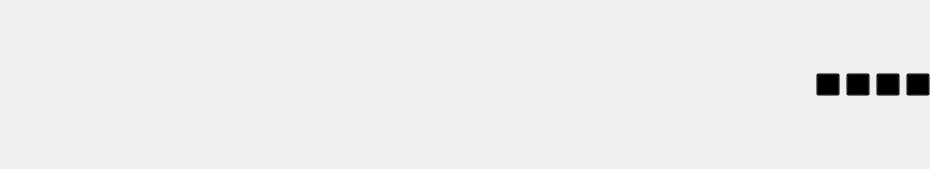
<?xml version="1.0" encoding="UTF-8"?>
<ui version="4.0">
 <class>TitleBar</class>
 <widget class="QWidget" name="TitleBar">
  <property name="geometry">
   <rect>
    <x>0</x>
    <y>0</y>
    <width>930</width>
    <height>169</height>
   </rect>
  </property>
  <property name="minimumSize">
   <size>
    <width>0</width>
    <height>0</height>
   </size>
  </property>
  <property name="focusPolicy">
   <enum>Qt::ClickFocus</enum>
  </property>
  <property name="windowTitle">
   <string>Form</string>
  </property>
  <property name="styleSheet">
   <string notr="true"/>
  </property>
  <layout class="QHBoxLayout" name="horizontalLayout">
   <property name="spacing">
    <number>6</number>
   </property>
   <property name="leftMargin">
    <number>0</number>
   </property>
   <property name="topMargin">
    <number>0</number>
   </property>
   <property name="rightMargin">
    <number>0</number>
   </property>
   <property name="bottomMargin">
    <number>0</number>
   </property>
   <item>
    <widget class="QLabel" name="label_logo">
     <property name="toolTip">
      <string>首页图标</string>
     </property>
     <property name="text">
      <string/>
     </property>
     <property name="pixmap">
      <pixmap resource="../resource.qrc">:/asset/Home/logo.png</pixmap>
     </property>
    </widget>
   </item>
   <item>
    <spacer name="horizontalSpacer">
     <property name="orientation">
      <enum>Qt::Horizontal</enum>
     </property>
     <property name="sizeHint" stdset="0">
      <size>
       <width>40</width>
       <height>20</height>
      </size>
     </property>
    </spacer>
   </item>
   <item>
    <widget class="QToolButton" name="toolButton_minimizedWindow">
     <property name="maximumSize">
      <size>
       <width>36</width>
       <height>16777215</height>
      </size>
     </property>
     <property name="toolTip">
      <string>最小</string>
     </property>
     <property name="styleSheet">
      <string notr="true">background-color:transparent;</string>
     </property>
     <property name="text">
      <string/>
     </property>
     <property name="icon">
      <iconset resource="../resource.qrc">
       <normaloff>:/asset/Home/Minus.svg</normaloff>:/asset/Home/Minus.svg</iconset>
     </property>
    </widget>
   </item>
   <item>
    <widget class="QToolButton" name="toolButton_normalWindow">
     <property name="maximumSize">
      <size>
       <width>36</width>
       <height>16777215</height>
      </size>
     </property>
     <property name="toolTip">
      <string>正常</string>
     </property>
     <property name="styleSheet">
      <string notr="true">background-color:transparent;</string>
     </property>
     <property name="text">
      <string/>
     </property>
     <property name="icon">
      <iconset resource="../resource.qrc">
       <normaloff>:/asset/Home/window-restore.svg</normaloff>:/asset/Home/window-restore.svg</iconset>
     </property>
    </widget>
   </item>
   <item>
    <widget class="QToolButton" name="toolButton_MaximizedWindow">
     <property name="maximumSize">
      <size>
       <width>36</width>
       <height>16777215</height>
      </size>
     </property>
     <property name="toolTip">
      <string>最大化</string>
     </property>
     <property name="styleSheet">
      <string notr="true">background-color:transparent;</string>
     </property>
     <property name="text">
      <string/>
     </property>
     <property name="icon">
      <iconset resource="../resource.qrc">
       <normaloff>:/asset/Home/window-maximize.svg</normaloff>:/asset/Home/window-maximize.svg</iconset>
     </property>
    </widget>
   </item>
   <item>
    <widget class="QToolButton" name="toolButton_closeWindow">
     <property name="minimumSize">
      <size>
       <width>16</width>
       <height>0</height>
      </size>
     </property>
     <property name="maximumSize">
      <size>
       <width>36</width>
       <height>16777215</height>
      </size>
     </property>
     <property name="toolTip">
      <string>关闭</string>
     </property>
     <property name="styleSheet">
      <string notr="true">background-color:transparent;</string>
     </property>
     <property name="text">
      <string/>
     </property>
     <property name="icon">
      <iconset resource="../resource.qrc">
       <normaloff>:/asset/Home/Close.svg</normaloff>:/asset/Home/Close.svg</iconset>
     </property>
    </widget>
   </item>
  </layout>
  <action name="actionchang_user">
   <property name="text">
    <string>chang_user</string>
   </property>
  </action>
  <action name="actionchange_password">
   <property name="text">
    <string>change_password</string>
   </property>
  </action>
  <action name="actionis_autologin">
   <property name="text">
    <string>is_autologin</string>
   </property>
  </action>
  <action name="actionhelp">
   <property name="text">
    <string>help</string>
   </property>
  </action>
  <action name="actionsetting">
   <property name="text">
    <string>setting</string>
   </property>
  </action>
  <action name="actionlog">
   <property name="text">
    <string>log</string>
   </property>
  </action>
  <action name="actionconfig">
   <property name="text">
    <string>config</string>
   </property>
  </action>
 </widget>
 <resources>
  <include location="../resource.qrc"/>
 </resources>
 <connections/>
</ui>
